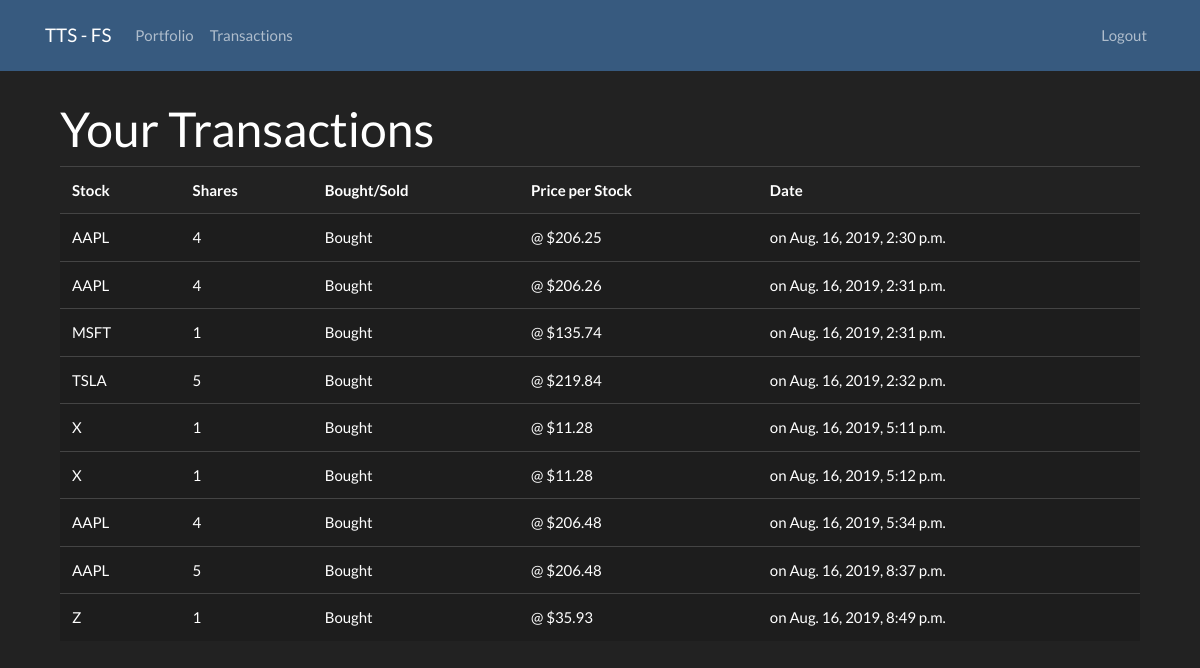
Page /transactions/ (signed in) on the committed database.
### stocks/models.py (models this page shows)
class Transactions(models.Model):
    user = models.ForeignKey(User, on_delete=models.CASCADE)
    stock_ticker = models.CharField(max_length=20)
    num_of_shares = models.IntegerField()
    bought = models.BooleanField()
    price = models.DecimalField(max_digits=10, decimal_places=2)
    date = models.DateTimeField(default=timezone.now)

### stocks/views.py (the view)
# urls.py: path('transactions/', stock_views.transactions, name='stocks-transactions'),
def transactions(request):
    if not request.user.is_authenticated:
        messages.warning(request, 'You need to be logged in to view this page')
        return redirect('login')
    user_transactions = get_transactions(request.user)
    context = { 'title' : 'Transactions', 'transactions' : user_transactions}
    return render(request, 'stocks/transactions.html', context)

### stocks/data_manipulation.py (called while the page is built)
def get_transactions(user):
    t = Transactions.objects.filter(user=user)
    user_transactions = []
    for ut in t:
        symbol = ut.stock_ticker.upper()
        shares = ut.num_of_shares
        bought = 'Bought' if ut.bought else 'Sold'
        price = ut.price
        date = ut.date
        user_transactions.append({'symbol' : symbol,
                                  'shares' : shares,
                                  'bought' : bought,
                                  'price' : price,
                                  'date' : date,
                                })
    return user_transactions

### users/Emailbackend.py (called while the page is built)
    def get_user(self, user_id):
        UserModel = get_user_model()
        try:
            return UserModel.objects.get(pk=user_id)
        except User.DoesNotExist:
            return None

### stocks/templates/stocks/transactions.html
{% extends 'stocks/base.html' %}
{% block content %}
    <div class="container">
        <div class="row">
            <div class="col-md-12">
                <h1> Your Transactions </h1>
                <table class="table table-hover">
                    <tr>
                        <th> Stock </th>
                        <th> Shares </th>
                        <th> Bought/Sold </th>
                        <th> Price per Stock </th>
                        <th> Date </th>
                    </tr>
                    {% for stock in transactions %}
                    <tr class="table-active">
                        <td> {{ stock.symbol }} </td>
                        <td> {{ stock.shares }} </td>
                        <td> {{ stock.bought }} </td>
                        <td> @ ${{ stock.price }} </td>
                        <td> on {{ stock.date }} </td>
                    </tr>
                    {% endfor %}
                </table>
            </div>
        </div>
    </div>
{% endblock content %}

### stocks/templates/stocks/base.html (shortened to what this page needs)
{% load static %}
<!DOCTYPE html>
<html>
<head>
   <link rel="stylesheet" href="https://stackpath.bootstrapcdn.com/bootstrap/4.3.1/css/bootstrap.min.css">
    <link href="https://stackpath.bootstrapcdn.com/bootswatch/4.3.1/darkly/bootstrap.min.css" rel="stylesheet">
</head>
<body>
    <div class="navbar navbar-expand-lg fixed-top navbar-dark bg-primary">
        <div class="container">
            <a href="/" class="navbar-brand">TTS - FS</a>
            <div class="collapse navbar-collapse" id="navbarResponsive">
                {% if user.is_authenticated %}
                    <ul class="navbar-nav">
                        <li class="nav-item">
                            <a class="nav-link" href="{% url 'stocks-portfolio' %}">Portfolio</a>
                        </li>
                        <li class="nav-item">
                            <a class="nav-link" href="{% url 'stocks-transactions' %}">Transactions</a>
                        </li>
                    </ul>
                {% endif %}
                <ul class="navbar-nav ml-auto">
                    {% if user.is_authenticated %}
                        <li class="navbar-item">
                            <a class="nav-link" href="{% url 'logout' %}"> Logout </a>
                        </li>
                    {% endif %}
                </ul>
            </div>
        </div>
    </div>
    <div class="container" style="padding-top: 100px;">
        <div class="bs-docs-section">
            {% block content %}{% endblock %}
        </div>
    </div>
</body>
</html>

### rows in the picture
Transactions: price "206.25", date "Aug. 16, 2019, 2:30 p.m."
Transactions: price "206.26", date "Aug. 16, 2019, 2:31 p.m."
Transactions: symbol "MSFT", shares "1", bought "Bought", price "135.74", date "Aug. 16, 2019, 2:31 p.m."
Transactions: symbol "TSLA", shares "5", bought "Bought", price "219.84", date "Aug. 16, 2019, 2:32 p.m."
Transactions: price "11.28", date "Aug. 16, 2019, 5:11 p.m."
Transactions: price "11.28", date "Aug. 16, 2019, 5:12 p.m."
Transactions: price "206.48", date "Aug. 16, 2019, 5:34 p.m."
Transactions: price "206.48", date "Aug. 16, 2019, 8:37 p.m."
Transactions: price "35.93", date "Aug. 16, 2019, 8:49 p.m."

### other values in the picture
{{ stock.symbol }} "AAPL" "AAPL" "X" "X" "AAPL" "AAPL" "Z"
{{ stock.shares }} "4" "4" "1" "1" "4" "5" "1"
{{ stock.bought }} "Bought" "Bought" "Bought" "Bought" "Bought" "Bought" "Bought"
